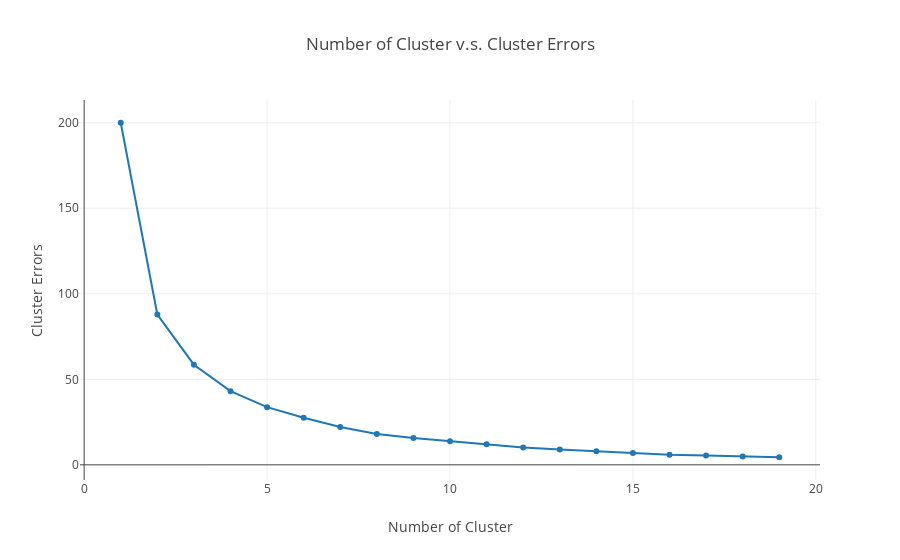

Notebook code for this chart:
### Code cell
from sklearn.preprocessing import StandardScaler
scaler = StandardScaler()
X_scaled = scaler.fit_transform(degrees_that_pay)

cluster_range = range( 1, 20 )
cluster_errors = []

for num_clusters in cluster_range:
  clusters = KMeans(num_clusters)
  clusters.fit(X_scaled)
  cluster_errors.append(clusters.inertia_)

clusters_df = pd.DataFrame( { "num_clusters":cluster_range, "cluster_errors": cluster_errors } )

trace_list = []
trace_list.append(
    go.Scatter(
        x=clusters_df.num_clusters, 
        y=clusters_df.cluster_errors)
)

layout = go.Layout(
    title='Number of Cluster v.s. Cluster Errors',
    showlegend= False,
    xaxis = dict(title = 'Number of Cluster'),
    yaxis = dict(title = 'Cluster Errors'),
)
fig = go.Figure(data=trace_list, layout=layout)
py.offline.iplot(fig)

### Figure 1 — Plotly figure (JSON) as saved in the notebook; plotly's stock layout.template omitted (floating-point values rounded to 4 significant figures)
{"data": [{"type": "scatter", "uid": "5c4eebd1-8424-4196-98e2-614e0255c87e", "x": [1, 2, 3, 4, 5, 6, 7, 8, 9, 10, 11, 12, 13, 14, 15, 16, 17, 18, 19], "y": [200, 87.89, 58.54, 43.09, 33.72, 27.55, 22.13, 18.05, 15.68, 13.81, 12.07, 10.2, 8.916, 7.924, 6.868, 5.821, 5.525, 4.801, 4.431]}], "layout": {"showlegend": false, "title": "Number of Cluster v.s. Cluster Errors", "xaxis": {"title": "Number of Cluster"}, "yaxis": {"title": "Cluster Errors"}}}
